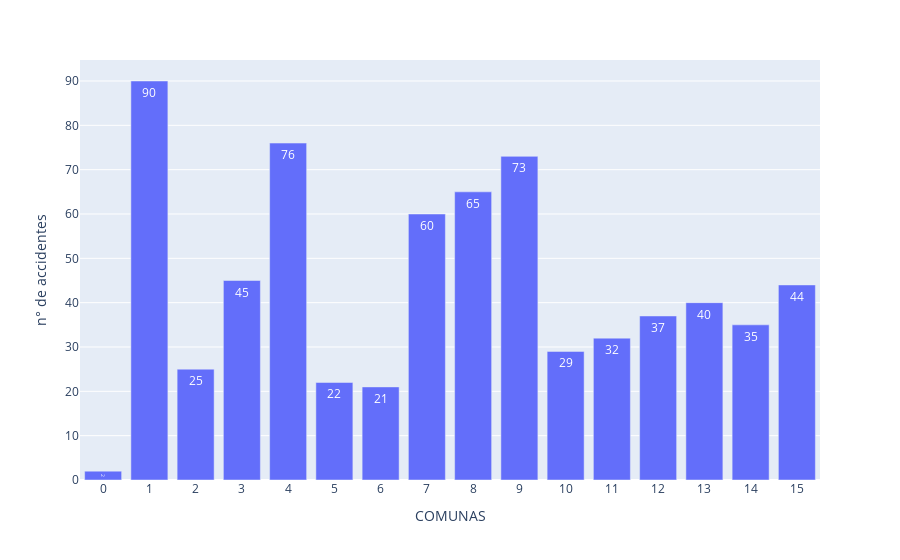

Notebook source saved alongside this figure:
### Markdown cell above
<h3>n° de accidentes por comuna<h3>

### Code cell
df_comuna = df_homicidios[['ID', 'COMUNA']].groupby('COMUNA').count()
df_comuna = df_comuna.reset_index()
df_comuna.columns = ['COMUNAS', 'n° de accidentes']

fig = px.bar(df_comuna, x='COMUNAS', y='n° de accidentes')
fig.update_xaxes(type='category')
fig.update_traces(texttemplate='%{y}', textposition='inside')
fig.show()

### Figure 1 — Plotly figure (JSON) as saved in the notebook; plotly's stock layout.template omitted (floating-point values rounded to 4 significant figures)
{"data": [{"alignmentgroup": "True", "hovertemplate": "COMUNAS=%{x}<br>n° de accidentes=%{y}<extra></extra>", "legendgroup": "", "marker": {"color": "#636efa", "pattern": {"shape": ""}}, "name": "", "offsetgroup": "", "orientation": "v", "showlegend": false, "textposition": "inside", "texttemplate": "%{y}", "type": "bar", "x": [0, 1, 2, 3, 4, 5, 6, 7, 8, 9, 10, 11, 12, 13, 14, 15], "xaxis": "x", "y": [2, 90, 25, 45, 76, 22, 21, 60, 65, 73, 29, 32, 37, 40, 35, 44], "yaxis": "y"}], "layout": {"barmode": "relative", "legend": {"tracegroupgap": 0}, "margin": {"t": 60}, "xaxis": {"anchor": "y", "domain": [0, 1], "title": {"text": "COMUNAS"}, "type": "category"}, "yaxis": {"anchor": "x", "domain": [0, 1], "title": {"text": "n° de accidentes"}}}}
